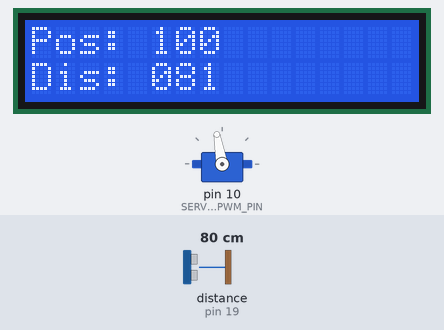
This sketch was run on a simulated Arduino Uno, built with avr-gcc and run on an emulated ATmega328P. Shown: 16×2 character LCD, servo. The inputs (shaded band) are chosen by the test bench; at power-on: distance to the obstacle (sensor on pin 19) 80 cm. The echo pulse lasts 58.3 µs per cm; what the sketch prints to the serial monitor is not drawn.

Above: at 1.26 s.
1.3 s: distance to the obstacle (sensor on pin 19) set to 18 cm
At 2.33 s:
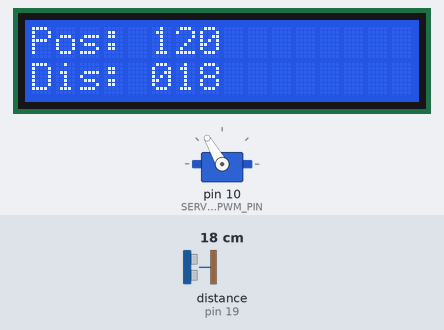
2.9 s: distance to the obstacle (sensor on pin 19) set to 2 cm
At 3.39 s:
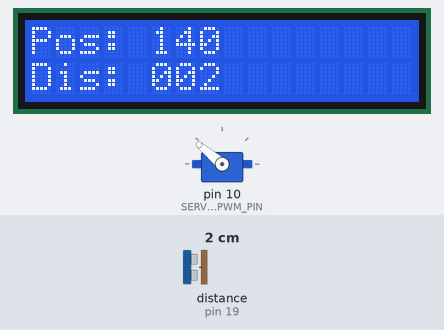
5.0 s: distance to the obstacle (sensor on pin 19) set to 4 cm
At 7.63 s:
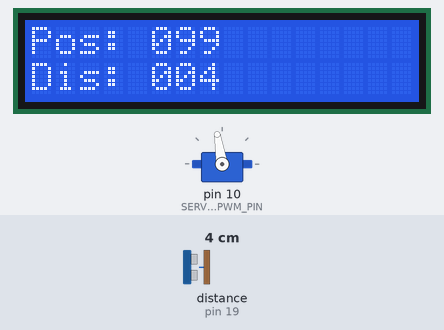
Timing chart, 0 to 18.4 s (numbered marks = the images above; inputs shaded):
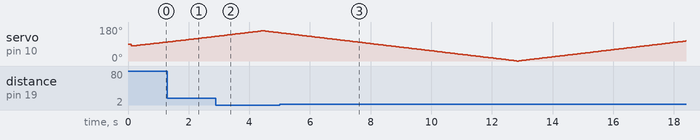

The sketch:

radar_server2.ino
```cpp
#include <NewPing.h>
#include <Servo.h>
#include <LiquidCrystal.h>

#define TRIGGER_PIN 18 // Arduino pin tied to trigger pin on the ultrasonic sensor.
#define ECHO_PIN 19 // Arduino pin tied to echo pin on the ultrasonic sensor.
#define MAX_DISTANCE 100 // Maximum distance we want to ping for (in centimeters). Maximum sensor distance is rated at 400-500cm.
#define SERVO_PWM_PIN 10

// means -angle .. angle
#define ANGLE_BOUNDS 80
#define ANGLE_STEP 1

int angle = 0;

// direction of servo movement
// -1 = back, 1 = forward
int dir = 1;

String valstring ="";

Servo myservo;
LiquidCrystal lcd(2, 3, 4, 5, 6, 7);
NewPing sonar(TRIGGER_PIN, ECHO_PIN, MAX_DISTANCE);

void setup() {
Serial.begin(9600);
lcd.begin(16, 2);
myservo.attach(SERVO_PWM_PIN);

lcd.setCursor(0,0);
lcd.print("Pos:");
lcd.setCursor(0,1);
lcd.print("Dis:");
}

void loop() {
delay(50);
// we must renormalize to positive values, because angle is from -ANGLE_BOUNDS .. ANGLE_BOUNDS
// and servo value must be positive
myservo.write(angle + ANGLE_BOUNDS);

valstring = String(angle + ANGLE_BOUNDS);
if (valstring.length() < 2)   {
    valstring = "00" + valstring;
    }
else if (valstring.length() < 3)  {
    valstring = "0" + valstring;
    }
lcd.setCursor(5,0);
lcd.print(valstring);


// read distance from sensor and send to serial
getDistanceAndSend2Serial(angle);
// calculate angle
if (angle >= ANGLE_BOUNDS || angle <= -ANGLE_BOUNDS) {
dir = -dir;
}
angle += (dir * ANGLE_STEP);
}

int getDistanceAndSend2Serial(int angle) {

int cm = sonar.ping_cm();
Serial.print(angle, DEC);
Serial.print(",");
Serial.println(cm, DEC);

valstring = String(cm);
if (valstring.length() < 2)   {
    valstring = "00" + valstring;
    }
else if (valstring.length() < 3)  {
    valstring = "0" + valstring;
    }
lcd.setCursor(5,1);
lcd.print(valstring);

}
```
